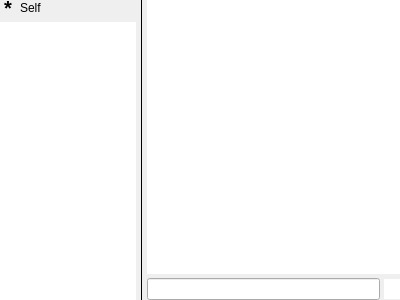
<?xml version="1.0" encoding="UTF-8"?>
<ui version="4.0">
 <class>SessionsWindow</class>
 <widget class="QWidget" name="SessionsWindow">
  <property name="geometry">
   <rect>
    <x>0</x>
    <y>0</y>
    <width>400</width>
    <height>300</height>
   </rect>
  </property>
  <property name="windowTitle">
   <string>Form</string>
  </property>
  <layout class="QHBoxLayout" name="horizontalLayout_2">
   <property name="spacing">
    <number>4</number>
   </property>
   <property name="leftMargin">
    <number>0</number>
   </property>
   <property name="topMargin">
    <number>0</number>
   </property>
   <property name="rightMargin">
    <number>0</number>
   </property>
   <property name="bottomMargin">
    <number>0</number>
   </property>
   <item>
    <layout class="QVBoxLayout" name="verticalLayout">
     <property name="spacing">
      <number>6</number>
     </property>
     <item>
      <layout class="QHBoxLayout" name="horizontalLayout_3">
       <property name="spacing">
        <number>0</number>
       </property>
       <item>
        <spacer name="horizontalSpacer">
         <property name="orientation">
          <enum>Qt::Horizontal</enum>
         </property>
         <property name="sizeType">
          <enum>QSizePolicy::Fixed</enum>
         </property>
         <property name="sizeHint" stdset="0">
          <size>
           <width>4</width>
           <height>0</height>
          </size>
         </property>
        </spacer>
       </item>
       <item>
        <widget class="QPushButton" name="status">
         <property name="maximumSize">
          <size>
           <width>16</width>
           <height>16</height>
          </size>
         </property>
         <property name="font">
          <font>
           <pointsize>15</pointsize>
           <weight>75</weight>
           <bold>true</bold>
          </font>
         </property>
         <property name="styleSheet">
          <string notr="true">border: none; outline: none; padding: 0px; margin: 0px; padding: 0px; text-align: left;</string>
         </property>
         <property name="text">
          <string>*</string>
         </property>
         <property name="flat">
          <bool>true</bool>
         </property>
        </widget>
       </item>
       <item>
        <widget class="QPushButton" name="self">
         <property name="maximumSize">
          <size>
           <width>16777215</width>
           <height>16</height>
          </size>
         </property>
         <property name="styleSheet">
          <string notr="true">border: none; outline: none; padding: 0px; margin: 0px; padding: 0px; text-align: left;</string>
         </property>
         <property name="text">
          <string>Self</string>
         </property>
         <property name="flat">
          <bool>true</bool>
         </property>
        </widget>
       </item>
      </layout>
     </item>
     <item>
      <widget class="QListView" name="sessions">
       <property name="sizePolicy">
        <sizepolicy hsizetype="Minimum" vsizetype="Expanding">
         <horstretch>0</horstretch>
         <verstretch>0</verstretch>
        </sizepolicy>
       </property>
       <property name="maximumSize">
        <size>
         <width>136</width>
         <height>16777215</height>
        </size>
       </property>
       <property name="frameShape">
        <enum>QFrame::NoFrame</enum>
       </property>
      </widget>
     </item>
    </layout>
   </item>
   <item>
    <widget class="Line" name="separator">
     <property name="sizePolicy">
      <sizepolicy hsizetype="Minimum" vsizetype="Minimum">
       <horstretch>0</horstretch>
       <verstretch>0</verstretch>
      </sizepolicy>
     </property>
     <property name="maximumSize">
      <size>
       <width>16777215</width>
       <height>16777215</height>
      </size>
     </property>
     <property name="frameShadow">
      <enum>QFrame::Plain</enum>
     </property>
     <property name="orientation">
      <enum>Qt::Vertical</enum>
     </property>
    </widget>
   </item>
   <item>
    <widget class="QFrame" name="messageFrame">
     <property name="frameShape">
      <enum>QFrame::NoFrame</enum>
     </property>
     <property name="frameShadow">
      <enum>QFrame::Plain</enum>
     </property>
     <layout class="QVBoxLayout" name="verticalLayout_4">
      <property name="spacing">
       <number>4</number>
      </property>
      <property name="leftMargin">
       <number>0</number>
      </property>
      <property name="topMargin">
       <number>0</number>
      </property>
      <property name="rightMargin">
       <number>0</number>
      </property>
      <property name="bottomMargin">
       <number>0</number>
      </property>
      <item>
       <widget class="QListView" name="messages">
        <property name="sizePolicy">
         <sizepolicy hsizetype="Expanding" vsizetype="Expanding">
          <horstretch>0</horstretch>
          <verstretch>0</verstretch>
         </sizepolicy>
        </property>
        <property name="mouseTracking">
         <bool>true</bool>
        </property>
        <property name="frameShape">
         <enum>QFrame::NoFrame</enum>
        </property>
        <property name="verticalScrollBarPolicy">
         <enum>Qt::ScrollBarAsNeeded</enum>
        </property>
        <property name="sizeAdjustPolicy">
         <enum>QAbstractScrollArea::AdjustToContents</enum>
        </property>
        <property name="resizeMode">
         <enum>QListView::Adjust</enum>
        </property>
       </widget>
      </item>
      <item>
       <widget class="QFrame" name="inputFrame">
        <layout class="QHBoxLayout" name="horizontal">
         <property name="spacing">
          <number>4</number>
         </property>
         <property name="leftMargin">
          <number>0</number>
         </property>
         <property name="topMargin">
          <number>0</number>
         </property>
         <property name="rightMargin">
          <number>0</number>
         </property>
         <property name="bottomMargin">
          <number>0</number>
         </property>
         <item>
          <widget class="QLineEdit" name="input"/>
         </item>
         <item>
          <widget class="QPushButton" name="bottom">
           <property name="minimumSize">
            <size>
             <width>16</width>
             <height>20</height>
            </size>
           </property>
           <property name="maximumSize">
            <size>
             <width>16</width>
             <height>20</height>
            </size>
           </property>
           <property name="styleSheet">
            <string notr="true">background: white; outline: none; border: none; margin: 0px; padding: 0px;</string>
           </property>
           <property name="text">
            <string/>
           </property>
           <property name="icon">
            <iconset resource="../Resources/desktop.qrc">
             <normaloff>:/icons/downscroll.png</normaloff>:/icons/downscroll.png</iconset>
           </property>
           <property name="flat">
            <bool>true</bool>
           </property>
          </widget>
         </item>
        </layout>
       </widget>
      </item>
     </layout>
    </widget>
   </item>
  </layout>
 </widget>
 <tabstops>
  <tabstop>sessions</tabstop>
 </tabstops>
 <resources>
  <include location="../Resources/desktop.qrc"/>
 </resources>
 <connections/>
</ui>
